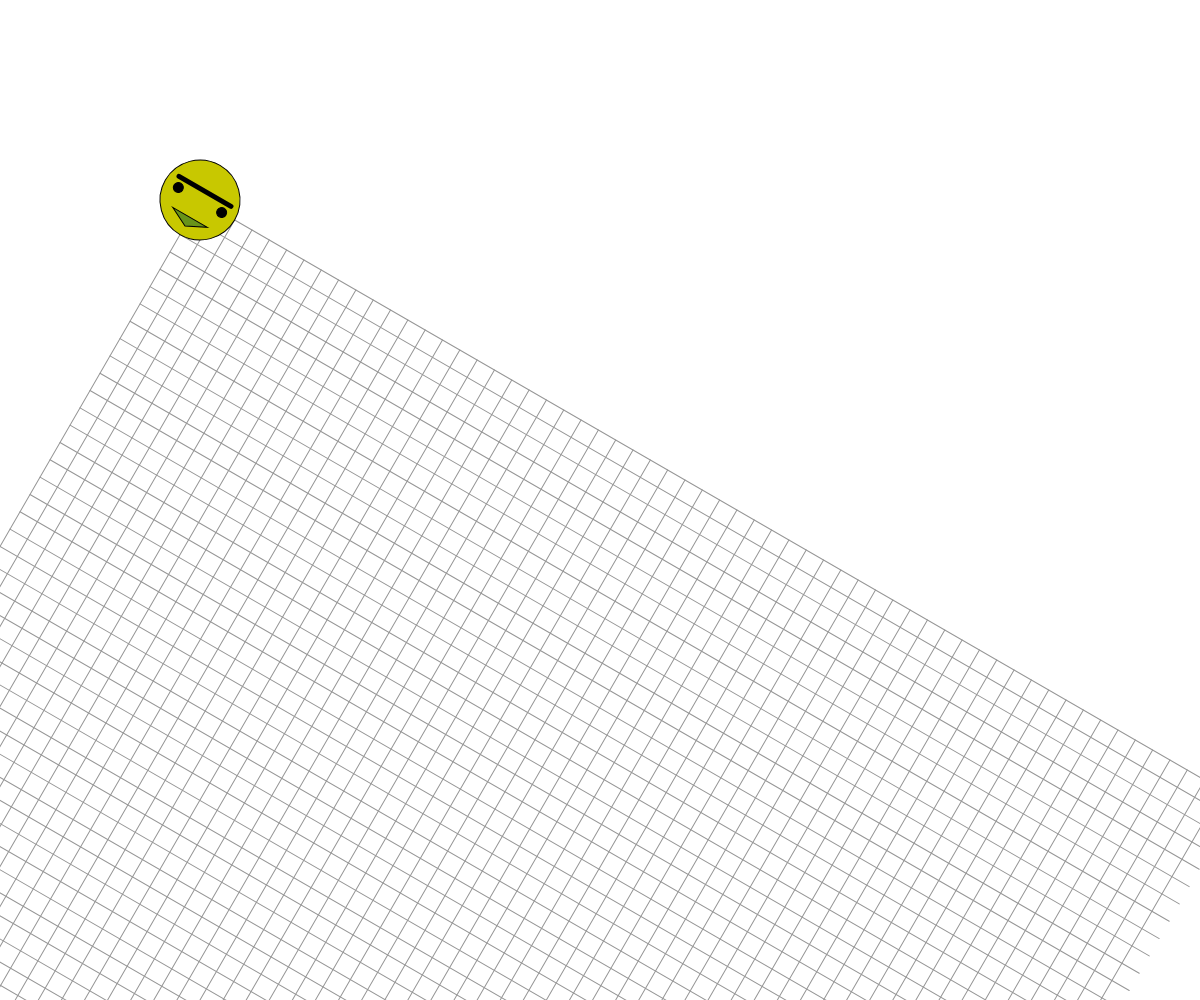
Frame 1 (no input)
Frame 60 (no input): identical to frame 1, image omitted
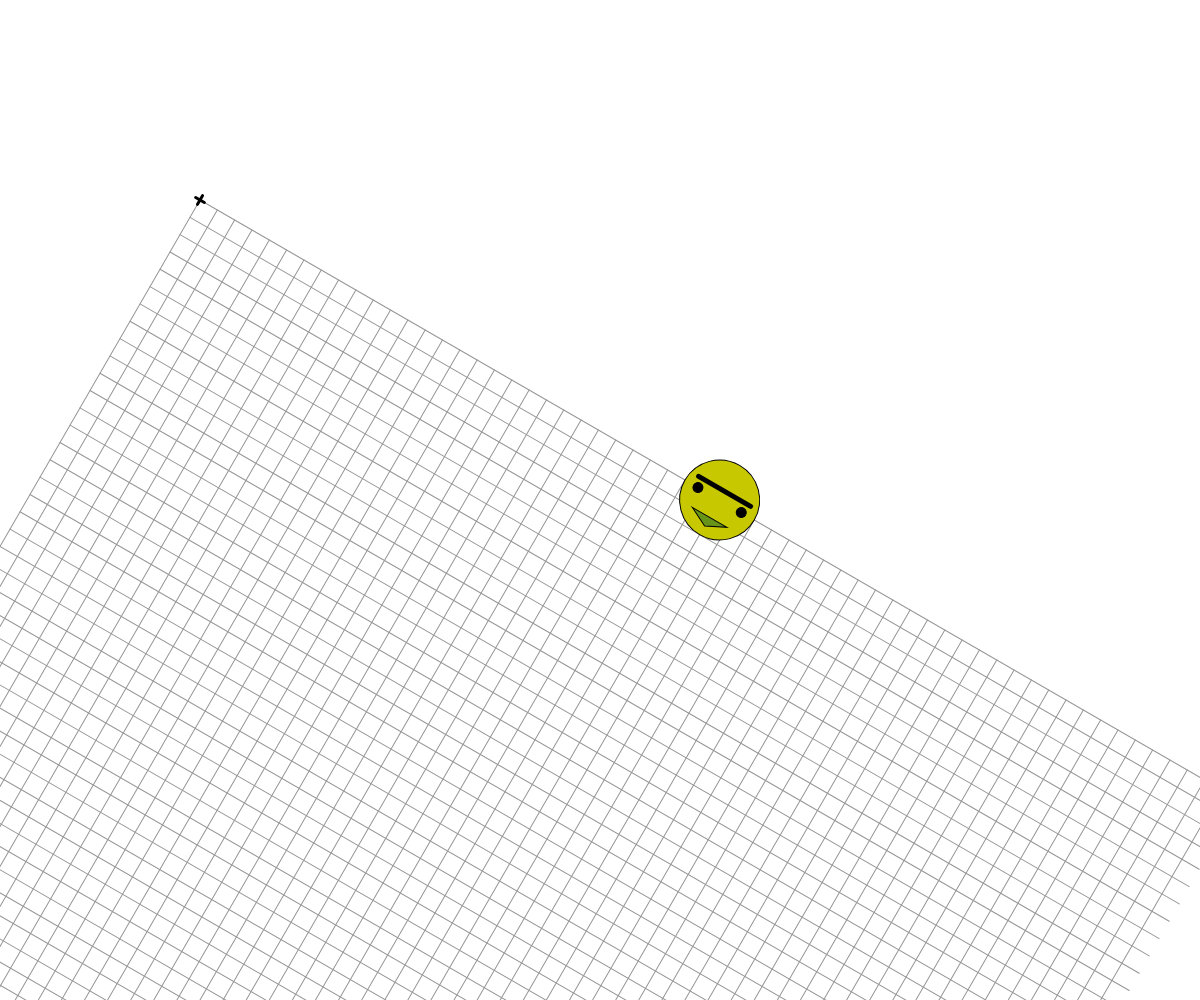
Frame 120 (the mouse pressed at the canvas centre since frame 60)

The p5.js sketch that drew these frames (run headless with seeded random() and noise() and a simulated clock; from frame 60 on, the mouse is pressed at the canvas centre):

// p5.js sketch
// ── sketch.js
// Basic Transformations Sandbox


let originalSpacing = 20;


function setup() {
  createCanvas(windowWidth, windowHeight);
}

function draw() {
  //all transforms reset at the top of draw
  background(255);
  angleMode(DEGREES);
  translate(200,200);
  rotate(30);
  drawBasicGrid(150);

  face(mouseX,0);
  


  //transformation one: TRANSLATION
  // push();
  // translate(200,150);
  // drawBasicGrid(150);
  // rectangleRed(0,0);
  // pop();

 

  // //add push()  pop()
  // rectangleBlue(50,50);




  //transformation two: SCALE
  // background(225);
  // let s = map(mouseX, 0, width, 0.1, 8);
  // translate(40,40);
  // scale(s);  // 0-1 reduction
  //             // 1 no change
  //             // >1 enlargement
  // //drawBasicGrid(150);
  // rectMode(CENTER);
  // rectangleRed(40,40);



  //transformation three: ROTATION
  //reminder: rotations are measured in radians, not degrees! Functions can help with the conversion...
 


  //Combinations of Transformations

  

}


function face(x, y) {
  //draw a face at x,y
  push();
  translate(x,y);
  ellipseMode(CENTER);
  fill(200,200,0);
  stroke(0);
  ellipse(0,0,80,80);
  fill(90, 140, 30, 220);
  triangle(-20, 20, 20, 20, 0, 30);
  fill(0);
  ellipse(-25,0,10,10);
  ellipse(25,0,10,10);
  strokeWeight(5);
  line(-30,-10,30,-10);
  strokeWeight(1);
  pop();

}

function rectangleRed(x, y) {
  //draw a red rectangle at x,y (sized 50 pixels square) - to visualize what happens to the coordinate system
  //when different basic transformations are applied.
  noStroke();
  fill(255, 0, 0, 150);
  rect(x, y, 50, 50);

}

function rectangleBlue(x, y) {
  //draw a red rectangle at x,y (sized 50 pixels square) - to visualize what happens to the coordinate system
  //when different basic transformations are applied.
  noStroke();
  fill(0, 0, 255, 150);
  rect(x, y, 50, 50);

}

function drawBasicGrid(shade) {
  //draw the normal cartesian Coordinate Grid, in a light color. Spaced at 20 px by default
  stroke(shade);
  for (let x = 0; x < width; x += 20) {
    line(x, 0, x, height);
  }
  for (let y = 0; y < height; y += 20) {
    line(0, y, width, y);
  }

  //Draw "X" at the origin
  strokeWeight(3);
  stroke(0);
  line(-5,0,5,0);
  line(0,5,0,-5);
  strokeWeight(1);
}
